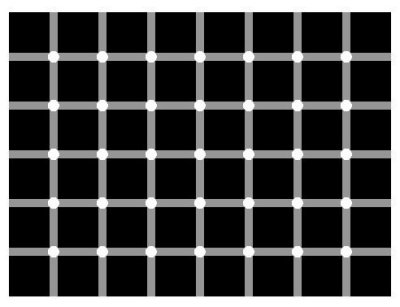
%> input picture 1_Image_Filtering/ME6406HW1KhamvilaiThanakornReport/blackdot.jpg, 400 x 307 px
$ octave HW1_3b.m   (GNU Octave 9; MATLAB toolbox functions it lacks are replaced by stand-ins)
%> lines starting %> are read from the running program, lines starting %| are printed output that depends on the picture; in (x1, y1, x2, y2) boxes, pixels count from 0 and x2, y2 are one past the last pixel; in counts of white or black regions, pixels touching at a corner belong together; the program's own positions count from 1
clear all; clc; close all;

I = rgb2gray(imread('blackdot.jpg')); % read image and change to grayscale
%> I: size 307x400 uint8; min 0, max 255, mean 68.2

%% Using the same Calculation as 3a)
Hx = [-1 -2 -1; 0 0 0; 1 2 1];
Hy = [-1 0 1; -2 0 2; -1 0 1];
M = size(I,1); % # of rows I
%> M = 307
N = size(I,2); % # of columns I
%> N = 400

Gx = zeros(M,N);
Gy = zeros(M,N);
for i = 2:M-1
    for j = 2:N-1
        Gx(i,j) = sum(sum(Hx.*double(I(i-1:i+1,j-1:j+1)))); % convolution integral in x direction
        Gy(i,j) = sum(sum(Hy.*double(I(i-1:i+1,j-1:j+1)))); % convolution integral in y direction
    end
end
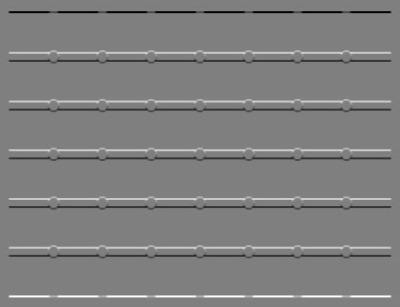
%> Gx: size 307x400 double; min -1020, max 1018, mean 0; drawn with min black and max white
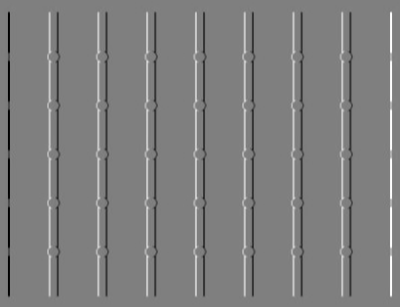
%> Gy: size 307x400 double; min -1018, max 1020, mean 0; drawn with min black and max white

G = uint8(round(sqrt(Gx.^2+Gy.^2))); % combine both direction together
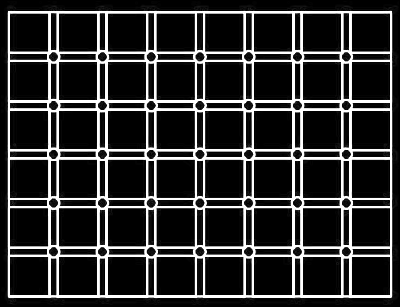
%> G: size 307x400 uint8; min 0, max 255, mean 48.8

%% Using MATLAB Built-IN command with the default threshold
J = edge(I,'Sobel',[],'both');
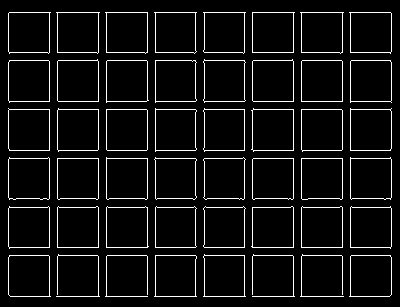
%> J: size 307x400 logical; 6.4% white in thin lines or dots, all inside (x1, y1, x2, y2) = (8, 12, 392, 297)
Jy = edge(I,'Sobel',[],'vertical');
Jx = edge(I,'Sobel',[],'horizontal');
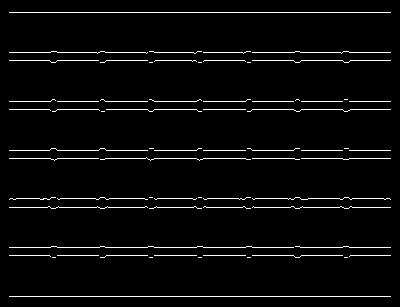
%> Jx: size 307x400 logical; 3.7% white in thin lines or dots, all inside (x1, y1, x2, y2) = (9, 12, 391, 297)

%% Plotting
figure('pos',[0 100 1200 700]);
subplot(3,3,2); imshow(I); title('Original Image');
subplot(3,3,4); imshow(G); title('Same Calculation as 3a)');
subplot(3,3,5); imshow(Gy); title('3a) - Vertical Direction');
%> after `imshow(Gy)`:
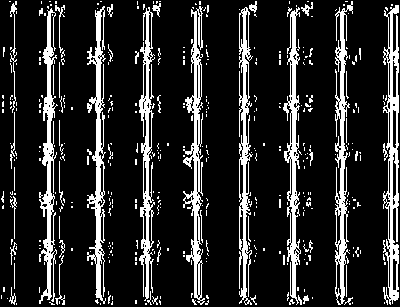
%> displayed picture: size 307x400, on the screen's scale of 0 to 255; 16% white; 401 white regions (352 under 20 px), largest, box (x1, y1, x2, y2) and area: (383, 5, 399, 305) 2302, (183, 6, 205, 305) 2164, (87, 6, 106, 304) 2118
subplot(3,3,6); imshow(Gx); title('3a) - Horizontal Direction');
%> after `imshow(Gx)`:
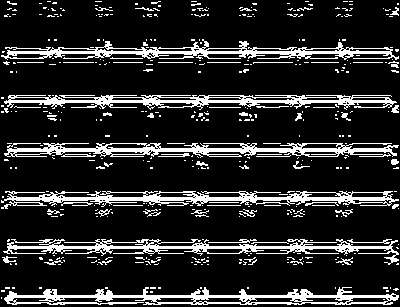
%> displayed picture: size 307x400, on the screen's scale of 0 to 255; 16.2% white; 417 white regions (355 under 20 px), largest, box (x1, y1, x2, y2) and area: (1, 191, 399, 209) 2831, (4, 287, 399, 305) 2770, (4, 143, 399, 158) 2763
subplot(3,3,7); imshow(J); title('MATLAB built-in command');
subplot(3,3,8); imshow(Jy); title('MATLAB - Vertical Direction');
subplot(3,3,9); imshow(Jx); title('MATLAB - Horizontal Direction');

$ run again, with 1_Image_Filtering/ME6406HW1KhamvilaiThanakornReport/salt_pep_checker.jpg copied over 1_Image_Filtering/ME6406HW1KhamvilaiThanakornReport/blackdot.jpg
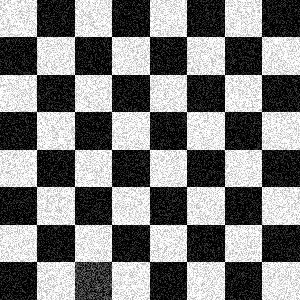
%> input picture 1_Image_Filtering/ME6406HW1KhamvilaiThanakornReport/salt_pep_checker.jpg, 300 x 300 px
%> I is the input picture: size 300x300 uint8; min 0, max 255, mean 125
%> `J = edge(I,'Sobel',[],'both');`:
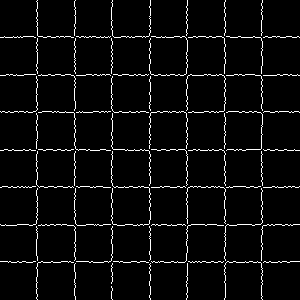
%> J: size 300x300 logical; 4.4% white in thin lines or dots
%> Jy: size 300x300 logical; 2.3% white in thin lines or dots, all inside (x1, y1, x2, y2) = (36, 0, 263, 300)
%> Jx: size 300x300 logical; 2.3% white in thin lines or dots, all inside (x1, y1, x2, y2) = (0, 36, 300, 263)
%> `imshow(Gx)`:
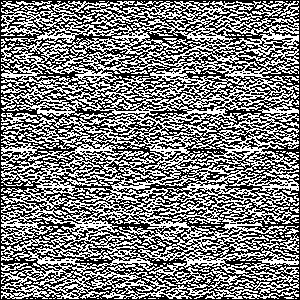
%> displayed picture: size 300x300, on the screen's scale of 0 to 255; 49.1% white in thin lines or dots
